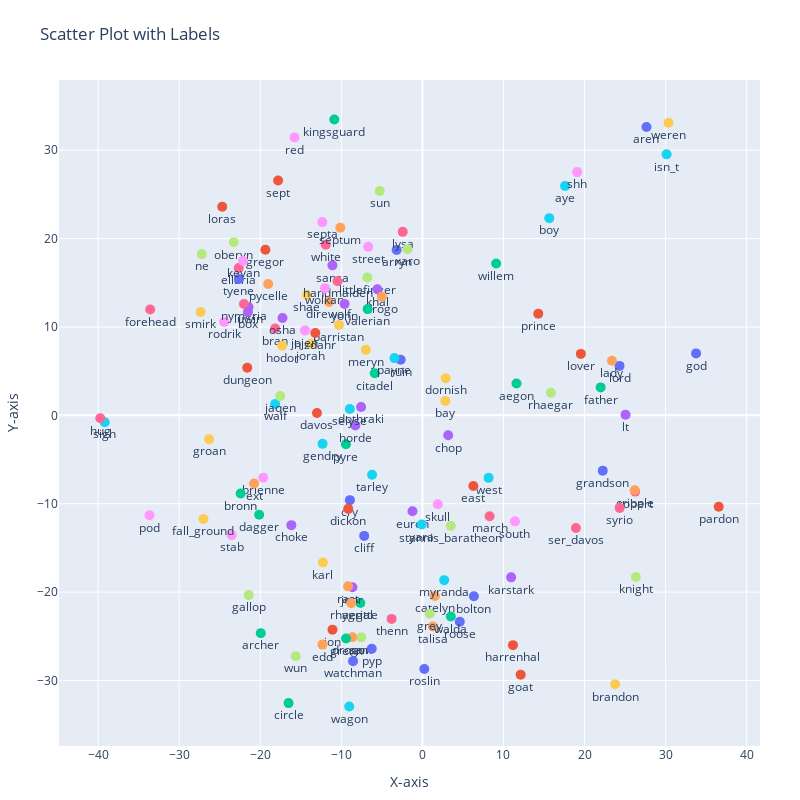

Notebook code for this chart:
### Code cell
fig = go.Figure()

for i in range(len(x)):
    
   # returns a document of object
    doc = nlp(labels[i])

    # checking if it is a noun or not
    if(doc[0].tag_ in ['NNP', 'NNPS']):
        fig.add_trace(go.Scatter(x=[x[i]], y=[y[i]],
                                 mode='markers+text',
                                 text=[labels[i]],
                                 textposition='bottom center',
                                 marker=dict(size=10)))
    else:
        pass
    
   

fig.update_layout(
    title="Scatter Plot with Labels",
    xaxis_title="X-axis",
    yaxis_title="Y-axis",
    showlegend=False,
    width=800,
    height=800,
    margin=dict(l=40, r=40, t=80, b=40),
)

fig.show()

### Figure 1 — Plotly figure (JSON) as saved in the notebook; plotly's stock layout.template omitted (floating-point values rounded to 4 significant figures)
{"data": [{"marker": {"size": 10}, "mode": "markers+text", "text": ["lord"], "textposition": "bottom center", "type": "scatter", "x": [24.32], "y": [5.597]}, {"marker": {"size": 10}, "mode": "markers+text", "text": ["jon"], "textposition": "bottom center", "type": "scatter", "x": [-11.09], "y": [-24.25]}, {"marker": {"size": 10}, "mode": "markers+text", "text": ["father"], "textposition": "bottom center", "type": "scatter", "x": [21.98], "y": [3.165]}, {"marker": {"size": 10}, "mode": "markers+text", "text": ["sansa"], "textposition": "bottom center", "type": "scatter", "x": [-11.1], "y": [16.97]}, {"marker": {"size": 10}, "mode": "markers+text", "text": ["lady"], "textposition": "bottom center", "type": "scatter", "x": [23.38], "y": [6.173]}, {"marker": {"size": 10}, "mode": "markers+text", "text": ["boy"], "textposition": "bottom center", "type": "scatter", "x": [15.65], "y": [22.32]}, {"marker": {"size": 10}, "mode": "markers+text", "text": ["bran"], "textposition": "bottom center", "type": "scatter", "x": [-18.17], "y": [9.826]}, {"marker": {"size": 10}, "mode": "markers+text", "text": ["sam"], "textposition": "bottom center", "type": "scatter", "x": [-7.544], "y": [-25.12]}, {"marker": {"size": 10}, "mode": "markers+text", "text": ["brienne"], "textposition": "bottom center", "type": "scatter", "x": [-19.64], "y": [-7.048]}, {"marker": {"size": 10}, "mode": "markers+text", "text": ["jorah"], "textposition": "bottom center", "type": "scatter", "x": [-13.78], "y": [8.085]}, {"marker": {"size": 10}, "mode": "markers+text", "text": ["god"], "textposition": "bottom center", "type": "scatter", "x": [33.76], "y": [7.012]}, {"marker": {"size": 10}, "mode": "markers+text", "text": ["davos"], "textposition": "bottom center", "type": "scatter", "x": [-13.01], "y": [0.2629]}, {"marker": {"size": 10}, "mode": "markers+text", "text": ["bronn"], "textposition": "bottom center", "type": "scatter", "x": [-22.43], "y": [-8.836]}, {"marker": {"size": 10}, "mode": "markers+text", "text": ["dothraki"], "textposition": "bottom center", "type": "scatter", "x": [-7.566], "y": [0.937]}, {"marker": {"size": 10}, "mode": "markers+text", "text": ["catelyn"], "textposition": "bottom center", "type": "scatter", "x": [1.534], "y": [-20.44]}, {"marker": {"size": 10}, "mode": "markers+text", "text": ["gendry"], "textposition": "bottom center", "type": "scatter", "x": [-12.32], "y": [-3.223]}, {"marker": {"size": 10}, "mode": "markers+text", "text": ["robert"], "textposition": "bottom center", "type": "scatter", "x": [26.25], "y": [-8.627]}, {"marker": {"size": 10}, "mode": "markers+text", "text": ["knight"], "textposition": "bottom center", "type": "scatter", "x": [26.33], "y": [-18.28]}, {"marker": {"size": 10}, "mode": "markers+text", "text": ["red"], "textposition": "bottom center", "type": "scatter", "x": [-15.78], "y": [31.45]}, {"marker": {"size": 10}, "mode": "markers+text", "text": ["hodor"], "textposition": "bottom center", "type": "scatter", "x": [-17.3], "y": [7.867]}, {"marker": {"size": 10}, "mode": "markers+text", "text": ["bolton"], "textposition": "bottom center", "type": "scatter", "x": [6.347], "y": [-20.48]}, {"marker": {"size": 10}, "mode": "markers+text", "text": ["loras"], "textposition": "bottom center", "type": "scatter", "x": [-24.69], "y": [23.61]}, {"marker": {"size": 10}, "mode": "markers+text", "text": ["ygritte"], "textposition": "bottom center", "type": "scatter", "x": [-7.66], "y": [-21.24]}, {"marker": {"size": 10}, "mode": "markers+text", "text": ["euron"], "textposition": "bottom center", "type": "scatter", "x": [-1.231], "y": [-10.85]}, {"marker": {"size": 10}, "mode": "markers+text", "text": ["drogon"], "textposition": "bottom center", "type": "scatter", "x": [-8.657], "y": [-25.12]}, {"marker": {"size": 10}, "mode": "markers+text", "text": ["yara"], "textposition": "bottom center", "type": "scatter", "x": [-0.07651], "y": [-12.35]}, {"marker": {"size": 10}, "mode": "markers+text", "text": ["march"], "textposition": "bottom center", "type": "scatter", "x": [8.285], "y": [-11.41]}, {"marker": {"size": 10}, "mode": "markers+text", "text": ["littlefinger"], "textposition": "bottom center", "type": "scatter", "x": [-6.798], "y": [15.61]}, {"marker": {"size": 10}, "mode": "markers+text", "text": ["south"], "textposition": "bottom center", "type": "scatter", "x": [11.41], "y": [-11.99]}, {"marker": {"size": 10}, "mode": "markers+text", "text": ["shae"], "textposition": "bottom center", "type": "scatter", "x": [-14.24], "y": [13.62]}, {"marker": {"size": 10}, "mode": "markers+text", "text": ["cry"], "textposition": "bottom center", "type": "scatter", "x": [-8.95], "y": [-9.594]}, {"marker": {"size": 10}, "mode": "markers+text", "text": ["prince"], "textposition": "bottom center", "type": "scatter", "x": [14.29], "y": [11.51]}, {"marker": {"size": 10}, "mode": "markers+text", "text": ["dagger"], "textposition": "bottom center", "type": "scatter", "x": [-20.14], "y": [-11.26]}, {"marker": {"size": 10}, "mode": "markers+text", "text": ["osha"], "textposition": "bottom center", "type": "scatter", "x": [-17.26], "y": [11.02]}, {"marker": {"size": 10}, "mode": "markers+text", "text": ["ext"], "textposition": "bottom center", "type": "scatter", "x": [-20.76], "y": [-7.72]}, {"marker": {"size": 10}, "mode": "markers+text", "text": ["waif"], "textposition": "bottom center", "type": "scatter", "x": [-18.16], "y": [1.279]}, {"marker": {"size": 10}, "mode": "markers+text", "text": ["ellaria"], "textposition": "bottom center", "type": "scatter", "x": [-22.66], "y": [16.68]}, {"marker": {"size": 10}, "mode": "markers+text", "text": ["oberyn"], "textposition": "bottom center", "type": "scatter", "x": [-23.27], "y": [19.58]}, {"marker": {"size": 10}, "mode": "markers+text", "text": ["stab"], "textposition": "bottom center", "type": "scatter", "x": [-23.53], "y": [-13.55]}, {"marker": {"size": 10}, "mode": "markers+text", "text": ["barristan"], "textposition": "bottom center", "type": "scatter", "x": [-10.3], "y": [10.24]}, {"marker": {"size": 10}, "mode": "markers+text", "text": ["roose"], "textposition": "bottom center", "type": "scatter", "x": [4.607], "y": [-23.36]}, {"marker": {"size": 10}, "mode": "markers+text", "text": ["gregor"], "textposition": "bottom center", "type": "scatter", "x": [-19.37], "y": [18.75]}, {"marker": {"size": 10}, "mode": "markers+text", "text": ["kingsguard"], "textposition": "bottom center", "type": "scatter", "x": [-10.87], "y": [33.47]}, {"marker": {"size": 10}, "mode": "markers+text", "text": ["khal"], "textposition": "bottom center", "type": "scatter", "x": [-5.559], "y": [14.27]}, {"marker": {"size": 10}, "mode": "markers+text", "text": ["pycelle"], "textposition": "bottom center", "type": "scatter", "x": [-19.03], "y": [14.86]}, {"marker": {"size": 10}, "mode": "markers+text", "text": ["aye"], "textposition": "bottom center", "type": "scatter", "x": [17.59], "y": [25.95]}, {"marker": {"size": 10}, "mode": "markers+text", "text": ["white"], "textposition": "bottom center", "type": "scatter", "x": [-11.93], "y": [19.3]}, {"marker": {"size": 10}, "mode": "markers+text", "text": ["jaqen"], "textposition": "bottom center", "type": "scatter", "x": [-17.55], "y": [2.198]}, {"marker": {"size": 10}, "mode": "markers+text", "text": ["street"], "textposition": "bottom center", "type": "scatter", "x": [-6.695], "y": [19.07]}, {"marker": {"size": 10}, "mode": "markers+text", "text": ["meryn"], "textposition": "bottom center", "type": "scatter", "x": [-6.976], "y": [7.414]}, {"marker": {"size": 10}, "mode": "markers+text", "text": ["arryn"], "textposition": "bottom center", "type": "scatter", "x": [-3.182], "y": [18.71]}, {"marker": {"size": 10}, "mode": "markers+text", "text": ["sept"], "textposition": "bottom center", "type": "scatter", "x": [-17.81], "y": [26.58]}, {"marker": {"size": 10}, "mode": "markers+text", "text": ["grenn"], "textposition": "bottom center", "type": "scatter", "x": [-9.42], "y": [-25.26]}, {"marker": {"size": 10}, "mode": "markers+text", "text": ["karstark"], "textposition": "bottom center", "type": "scatter", "x": [10.94], "y": [-18.33]}, {"marker": {"size": 10}, "mode": "markers+text", "text": ["talisa"], "textposition": "bottom center", "type": "scatter", "x": [1.286], "y": [-23.9]}, {"marker": {"size": 10}, "mode": "markers+text", "text": ["sigh"], "textposition": "bottom center", "type": "scatter", "x": [-39.19], "y": [-0.7727]}, {"marker": {"size": 10}, "mode": "markers+text", "text": ["lysa"], "textposition": "bottom center", "type": "scatter", "x": [-2.428], "y": [20.76]}, {"marker": {"size": 10}, "mode": "markers+text", "text": ["wun"], "textposition": "bottom center", "type": "scatter", "x": [-15.63], "y": [-27.26]}, {"marker": {"size": 10}, "mode": "markers+text", "text": ["jojen"], "textposition": "bottom center", "type": "scatter", "x": [-14.49], "y": [9.615]}, {"marker": {"size": 10}, "mode": "markers+text", "text": ["bay"], "textposition": "bottom center", "type": "scatter", "x": [2.833], "y": [1.637]}, {"marker": {"size": 10}, "mode": "markers+text", "text": ["tyene"], "textposition": "bottom center", "type": "scatter", "x": [-22.64], "y": [15.44]}, {"marker": {"size": 10}, "mode": "markers+text", "text": ["pardon"], "textposition": "bottom center", "type": "scatter", "x": [36.55], "y": [-10.34]}, {"marker": {"size": 10}, "mode": "markers+text", "text": ["archer"], "textposition": "bottom center", "type": "scatter", "x": [-19.94], "y": [-24.64]}, {"marker": {"size": 10}, "mode": "markers+text", "text": ["luwin"], "textposition": "bottom center", "type": "scatter", "x": [-21.46], "y": [12.27]}, {"marker": {"size": 10}, "mode": "markers+text", "text": ["drogo"], "textposition": "bottom center", "type": "scatter", "x": [-5.011], "y": [13.42]}, {"marker": {"size": 10}, "mode": "markers+text", "text": ["myranda"], "textposition": "bottom center", "type": "scatter", "x": [2.687], "y": [-18.65]}, {"marker": {"size": 10}, "mode": "markers+text", "text": ["ser_davos"], "textposition": "bottom center", "type": "scatter", "x": [18.93], "y": [-12.75]}, {"marker": {"size": 10}, "mode": "markers+text", "text": ["sun"], "textposition": "bottom center", "type": "scatter", "x": [-5.269], "y": [25.39]}, {"marker": {"size": 10}, "mode": "markers+text", "text": ["shh"], "textposition": "bottom center", "type": "scatter", "x": [19.08], "y": [27.53]}, {"marker": {"size": 10}, "mode": "markers+text", "text": ["fall_ground"], "textposition": "bottom center", "type": "scatter", "x": [-27.01], "y": [-11.73]}, {"marker": {"size": 10}, "mode": "markers+text", "text": ["ruin"], "textposition": "bottom center", "type": "scatter", "x": [-2.683], "y": [6.286]}, {"marker": {"size": 10}, "mode": "markers+text", "text": ["dungeon"], "textposition": "bottom center", "type": "scatter", "x": [-21.61], "y": [5.392]}, {"marker": {"size": 10}, "mode": "markers+text", "text": ["citadel"], "textposition": "bottom center", "type": "scatter", "x": [-5.883], "y": [4.755]}, {"marker": {"size": 10}, "mode": "markers+text", "text": ["chop"], "textposition": "bottom center", "type": "scatter", "x": [3.179], "y": [-2.255]}, {"marker": {"size": 10}, "mode": "markers+text", "text": ["direwolf"], "textposition": "bottom center", "type": "scatter", "x": [-11.53], "y": [12.83]}, {"marker": {"size": 10}, "mode": "markers+text", "text": ["isn_t"], "textposition": "bottom center", "type": "scatter", "x": [30.12], "y": [29.53]}, {"marker": {"size": 10}, "mode": "markers+text", "text": ["hug"], "textposition": "bottom center", "type": "scatter", "x": [-39.74], "y": [-0.3303]}, {"marker": {"size": 10}, "mode": "markers+text", "text": ["stannis_baratheon"], "textposition": "bottom center", "type": "scatter", "x": [3.504], "y": [-12.52]}, {"marker": {"size": 10}, "mode": "markers+text", "text": ["skull"], "textposition": "bottom center", "type": "scatter", "x": [1.906], "y": [-10.06]}, {"marker": {"size": 10}, "mode": "markers+text", "text": ["karl"], "textposition": "bottom center", "type": "scatter", "x": [-12.28], "y": [-16.65]}, {"marker": {"size": 10}, "mode": "markers+text", "text": ["watchman"], "textposition": "bottom center", "type": "scatter", "x": [-8.559], "y": [-27.81]}, {"marker": {"size": 10}, "mode": "markers+text", "text": ["harrenhal"], "textposition": "bottom center", "type": "scatter", "x": [11.17], "y": [-26.0]}, {"marker": {"size": 10}, "mode": "markers+text", "text": ["aegon"], "textposition": "bottom center", "type": "scatter", "x": [11.61], "y": [3.6]}, {"marker": {"size": 10}, "mode": "markers+text", "text": ["jeor"], "textposition": "bottom center", "type": "scatter", "x": [-8.638], "y": [-19.45]}, {"marker": {"size": 10}, "mode": "markers+text", "text": ["rast"], "textposition": "bottom center", "type": "scatter", "x": [-9.165], "y": [-19.35]}, {"marker": {"size": 10}, "mode": "markers+text", "text": ["wagon"], "textposition": "bottom center", "type": "scatter", "x": [-9.026], "y": [-32.94]}, {"marker": {"size": 10}, "mode": "markers+text", "text": ["handmaiden"], "textposition": "bottom center", "type": "scatter", "x": [-10.47], "y": [15.18]}, {"marker": {"size": 10}, "mode": "markers+text", "text": ["xaro"], "textposition": "bottom center", "type": "scatter", "x": [-1.832], "y": [18.8]}, {"marker": {"size": 10}, "mode": "markers+text", "text": ["wolkan"], "textposition": "bottom center", "type": "scatter", "x": [-12.03], "y": [14.39]}, {"marker": {"size": 10}, "mode": "markers+text", "text": ["dornish"], "textposition": "bottom center", "type": "scatter", "x": [2.882], "y": [4.202]}, {"marker": {"size": 10}, "mode": "markers+text", "text": ["cliff"], "textposition": "bottom center", "type": "scatter", "x": [-7.184], "y": [-13.64]}, {"marker": {"size": 10}, "mode": "markers+text", "text": ["hizdahr"], "textposition": "bottom center", "type": "scatter", "x": [-13.21], "y": [9.313]}, {"marker": {"size": 10}, "mode": "markers+text", "text": ["circle"], "textposition": "bottom center", "type": "scatter", "x": [-16.51], "y": [-32.56]}, {"marker": {"size": 10}, "mode": "markers+text", "text": ["lt"], "textposition": "bottom center", "type": "scatter", "x": [25.06], "y": [0.06145]}, {"marker": {"size": 10}, "mode": "markers+text", "text": ["rhaegal"], "textposition": "bottom center", "type": "scatter", "x": [-8.785], "y": [-21.25]}, {"marker": {"size": 10}, "mode": "markers+text", "text": ["west"], "textposition": "bottom center", "type": "scatter", "x": [8.162], "y": [-7.072]}, {"marker": {"size": 10}, "mode": "markers+text", "text": ["thenn"], "textposition": "bottom center", "type": "scatter", "x": [-3.799], "y": [-23.03]}, {"marker": {"size": 10}, "mode": "markers+text", "text": ["rhaegar"], "textposition": "bottom center", "type": "scatter", "x": [15.85], "y": [2.56]}, {"marker": {"size": 10}, "mode": "markers+text", "text": ["rodrik"], "textposition": "bottom center", "type": "scatter", "x": [-24.46], "y": [10.57]}, {"marker": {"size": 10}, "mode": "markers+text", "text": ["weren"], "textposition": "bottom center", "type": "scatter", "x": [30.36], "y": [33.1]}, {"marker": {"size": 10}, "mode": "markers+text", "text": ["pyp"], "textposition": "bottom center", "type": "scatter", "x": [-6.251], "y": [-26.41]}, {"marker": {"size": 10}, "mode": "markers+text", "text": ["east"], "textposition": "bottom center", "type": "scatter", "x": [6.282], "y": [-7.989]}, {"marker": {"size": 10}, "mode": "markers+text", "text": ["valerian"], "textposition": "bottom center", "type": "scatter", "x": [-6.761], "y": [12.02]}, {"marker": {"size": 10}, "mode": "markers+text", "text": ["choke"], "textposition": "bottom center", "type": "scatter", "x": [-16.17], "y": [-12.42]}, {"marker": {"size": 10}, "mode": "markers+text", "text": ["edd"], "textposition": "bottom center", "type": "scatter", "x": [-12.33], "y": [-25.94]}, {"marker": {"size": 10}, "mode": "markers+text", "text": ["tarley"], "textposition": "bottom center", "type": "scatter", "x": [-6.209], "y": [-6.717]}, {"marker": {"size": 10}, "mode": "markers+text", "text": ["forehead"], "textposition": "bottom center", "type": "scatter", "x": [-33.59], "y": [11.97]}, {"marker": {"size": 10}, "mode": "markers+text", "text": ["grey"], "textposition": "bottom center", "type": "scatter", "x": [0.9035], "y": [-22.46]}, {"marker": {"size": 10}, "mode": "markers+text", "text": ["pod"], "textposition": "bottom center", "type": "scatter", "x": [-33.66], "y": [-11.31]}, {"marker": {"size": 10}, "mode": "markers+text", "text": ["smirk"], "textposition": "bottom center", "type": "scatter", "x": [-27.36], "y": [11.69]}, {"marker": {"size": 10}, "mode": "markers+text", "text": ["grandson"], "textposition": "bottom center", "type": "scatter", "x": [22.25], "y": [-6.256]}, {"marker": {"size": 10}, "mode": "markers+text", "text": ["goat"], "textposition": "bottom center", "type": "scatter", "x": [12.12], "y": [-29.34]}, {"marker": {"size": 10}, "mode": "markers+text", "text": ["pyre"], "textposition": "bottom center", "type": "scatter", "x": [-9.44], "y": [-3.279]}, {"marker": {"size": 10}, "mode": "markers+text", "text": ["horde"], "textposition": "bottom center", "type": "scatter", "x": [-8.273], "y": [-1.136]}, {"marker": {"size": 10}, "mode": "markers+text", "text": ["septum"], "textposition": "bottom center", "type": "scatter", "x": [-10.13], "y": [21.24]}, {"marker": {"size": 10}, "mode": "markers+text", "text": ["payne"], "textposition": "bottom center", "type": "scatter", "x": [-3.453], "y": [6.479]}, {"marker": {"size": 10}, "mode": "markers+text", "text": ["nymeria"], "textposition": "bottom center", "type": "scatter", "x": [-22.02], "y": [12.61]}, {"marker": {"size": 10}, "mode": "markers+text", "text": ["ne"], "textposition": "bottom center", "type": "scatter", "x": [-27.22], "y": [18.25]}, {"marker": {"size": 10}, "mode": "markers+text", "text": ["septa"], "textposition": "bottom center", "type": "scatter", "x": [-12.36], "y": [21.87]}, {"marker": {"size": 10}, "mode": "markers+text", "text": ["groan"], "textposition": "bottom center", "type": "scatter", "x": [-26.32], "y": [-2.694]}, {"marker": {"size": 10}, "mode": "markers+text", "text": ["roslin"], "textposition": "bottom center", "type": "scatter", "x": [0.2313], "y": [-28.69]}, {"marker": {"size": 10}, "mode": "markers+text", "text": ["dickon"], "textposition": "bottom center", "type": "scatter", "x": [-9.155], "y": [-10.58]}, {"marker": {"size": 10}, "mode": "markers+text", "text": ["walda"], "textposition": "bottom center", "type": "scatter", "x": [3.504], "y": [-22.77]}, {"marker": {"size": 10}, "mode": "markers+text", "text": ["yohn"], "textposition": "bottom center", "type": "scatter", "x": [-9.605], "y": [12.61]}, {"marker": {"size": 10}, "mode": "markers+text", "text": ["cripple"], "textposition": "bottom center", "type": "scatter", "x": [26.19], "y": [-8.479]}, {"marker": {"size": 10}, "mode": "markers+text", "text": ["selyse"], "textposition": "bottom center", "type": "scatter", "x": [-8.96], "y": [0.7252]}, {"marker": {"size": 10}, "mode": "markers+text", "text": ["syrio"], "textposition": "bottom center", "type": "scatter", "x": [24.33], "y": [-10.47]}, {"marker": {"size": 10}, "mode": "markers+text", "text": ["gallop"], "textposition": "bottom center", "type": "scatter", "x": [-21.43], "y": [-20.34]}, {"marker": {"size": 10}, "mode": "markers+text", "text": ["kevan"], "textposition": "bottom center", "type": "scatter", "x": [-22.13], "y": [17.46]}, {"marker": {"size": 10}, "mode": "markers+text", "text": ["brandon"], "textposition": "bottom center", "type": "scatter", "x": [23.78], "y": [-30.43]}, {"marker": {"size": 10}, "mode": "markers+text", "text": ["aren"], "textposition": "bottom center", "type": "scatter", "x": [27.64], "y": [32.62]}, {"marker": {"size": 10}, "mode": "markers+text", "text": ["lover"], "textposition": "bottom center", "type": "scatter", "x": [19.55], "y": [6.956]}, {"marker": {"size": 10}, "mode": "markers+text", "text": ["willem"], "textposition": "bottom center", "type": "scatter", "x": [9.098], "y": [17.17]}, {"marker": {"size": 10}, "mode": "markers+text", "text": ["box"], "textposition": "bottom center", "type": "scatter", "x": [-21.53], "y": [11.69]}], "layout": {"height": 800, "margin": {"b": 40, "l": 40, "r": 40, "t": 80}, "showlegend": false, "title": {"text": "Scatter Plot with Labels"}, "width": 800, "xaxis": {"title": {"text": "X-axis"}}, "yaxis": {"title": {"text": "Y-axis"}}}}
